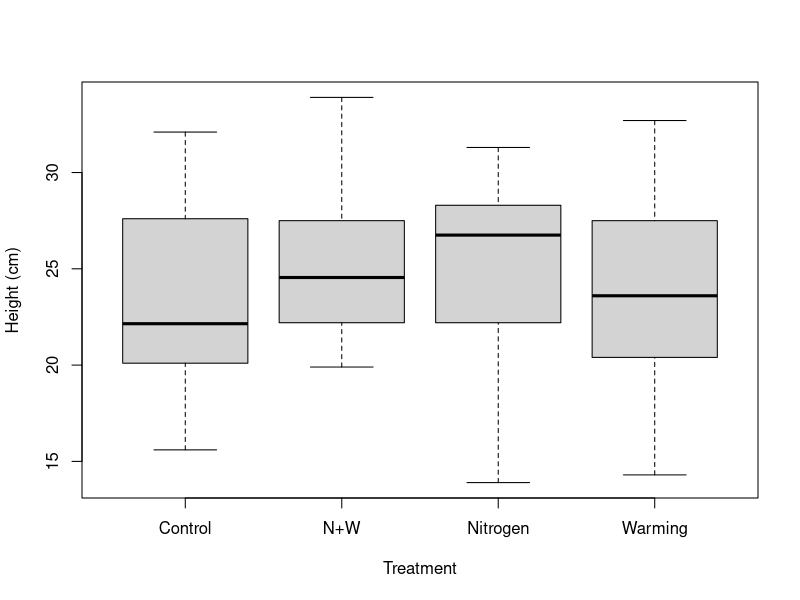
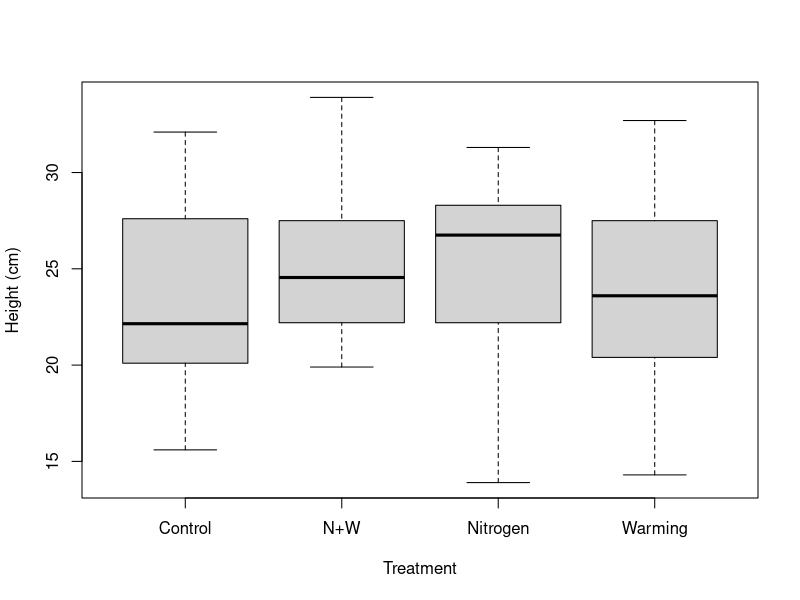

These figures' R source, in order:
## Read file into R
data_PREE <- read.csv("data/CIEE_Course_Teaching_Nema_Phytobiome.csv") # Teaching phytobiome data
head(data_PREE) # head of data

## Make graph
boxplot(data_PREE$Heightwk9_cm ~ data_PREE$Treatment, xlab = "Treatment", ylab = "Height (cm)") # plot plant height versus treatments

## Save output as jpeg
jpeg('analysis/phytobiome_height.jpeg')
boxplot(data_PREE$Heightwk9_cm ~ data_PREE$Treatment, xlab = "Treatment", ylab = "Height (cm)") # plot plant height versus treatments
dev.off()
